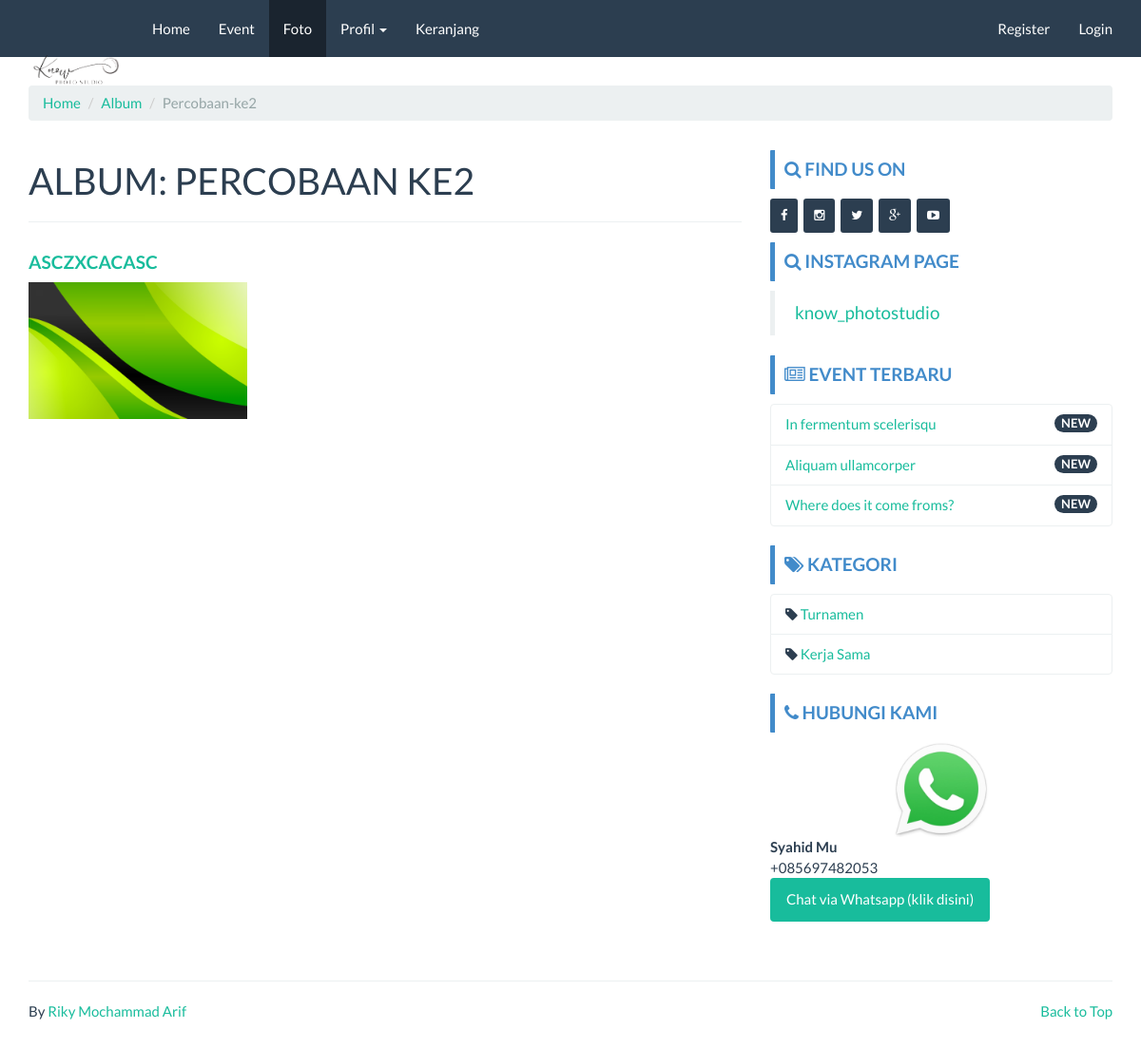
Page /gallery/read/percobaan-ke2 on the committed database.
### tables this page shows
CREATE TABLE `company` (
  `id_company` int(11) NOT NULL,
  `company_name` varchar(100) NOT NULL,
  `company_desc` text NOT NULL,
  `company_address` text NOT NULL,
  `company_maps` text NOT NULL,
  `company_phone` char(30) NOT NULL,
  `company_phone2` char(30) NOT NULL,
  `company_fax` char(30) NOT NULL,
  `company_email` char(30) NOT NULL,
  `foto` text NOT NULL,
  `foto_type` char(10) NOT NULL,
  `created` datetime NOT NULL DEFAULT current_timestamp(),
  `modified` datetime DEFAULT NULL,
  `created_by` char(50) NOT NULL,
  `modified_by` char(50) NOT NULL
);

CREATE TABLE `foto` (
  `id_foto` int(11) NOT NULL,
  `album_id` int(11) NOT NULL,
  `nama_foto` char(100) NOT NULL,
  `slug_foto` char(100) NOT NULL,
  `foto` text NOT NULL,
  `created_by` char(20) NOT NULL,
  `created_at` datetime NOT NULL DEFAULT current_timestamp(),
  `modified_by` char(20) NOT NULL,
  `modified_at` datetime DEFAULT NULL ON UPDATE current_timestamp()
);

CREATE TABLE `event` (
  `id_event` int(11) NOT NULL,
  `nama_event` varchar(100) NOT NULL,
  `slug_event` varchar(100) DEFAULT NULL,
  `deskripsi` text DEFAULT NULL,
  `kategori` int(11) DEFAULT NULL,
  `foto` text DEFAULT NULL,
  `foto_type` char(10) DEFAULT NULL,
  `created_at` datetime NOT NULL DEFAULT current_timestamp(),
  `created_by` char(50) NOT NULL,
  `modified_at` datetime DEFAULT NULL ON UPDATE current_timestamp(),
  `modified_by` char(50) NOT NULL
);

CREATE TABLE `kategori` (
  `id_kategori` int(11) NOT NULL,
  `nama_kategori` varchar(20) NOT NULL,
  `slug_kat` varchar(20) NOT NULL,
  `created_by` char(50) NOT NULL,
  `created_at` datetime NOT NULL DEFAULT current_timestamp(),
  `modified_by` char(50) NOT NULL,
  `modified_at` datetime DEFAULT NULL ON UPDATE current_timestamp()
);

CREATE TABLE `kontak` (
  `id_kontak` int(11) NOT NULL,
  `nama_kontak` char(50) NOT NULL,
  `nohp` char(50) NOT NULL,
  `created_by` char(50) NOT NULL,
  `created_at` datetime NOT NULL DEFAULT current_timestamp(),
  `modified_by` char(50) NOT NULL,
  `modified_at` datetime DEFAULT NULL ON UPDATE current_timestamp()
);

### application/controllers/Gallery.php (called while the page is built, shortened)
<?php
class Gallery extends CI_Controller {
	function __construct()
  {
		$this->load->helper('clean');
		$this->load->model('Album_model');
		$this->load->model('Company_model');
		$this->load->model('Event_model');
		$this->load->model('Foto_model');
		$this->load->model('Kategori_model');
		$this->load->model('Kontak_model');
		$this->data['company_data'] 			= $this->Company_model->get_by_company();
		$this->data['event_sidebar'] 			= $this->Event_model->get_all_sidebar();
		$this->data['kategori_sidebar'] 	= $this->Kategori_model->get_all();
		$this->data['kontak_sidebar'] 		= $this->Kontak_model->get_all();
  }
	public function read($id)
	{
		$row = $this->Album_model->get_by_id_front($id)->row();
		if ($row)
    {
			$this->data['title'] 						= 'Album '.$row->nama_album;
    	$this->data['album_detail']     = $this->Album_model->get_by_id_front($id)->result();
			$this->load->view('front/album/foto', $this->data);
    }
	}
}

### index.php (called while the page is built, shortened)
<?php
require_once BASEPATH.'core/CodeIgniter.php';

### application/models/Company_model.php (called while the page is built, shortened)
<?php  if ( ! defined('BASEPATH')) exit('No direct script access allowed');
class Company_model extends CI_Model
{
  public $table = 'company';
  function get_by_company()
  {
    $this->db->where('id_company', '1');
    return $this->db->get($this->table)->row();
  }
}

### application/helpers/clean_helper.php (called while the page is built, shortened)
<?php
function clean2($string)
{
 $c       = array (',','-');
 $string  = str_replace($c, ' ', $string);
 return $string;
}
?>

### application/models/Album_model.php (called while the page is built, shortened)
<?php  if ( ! defined('BASEPATH')) exit('No direct script access allowed');
class Album_model extends CI_Model
{
  public $table = 'album';
  function get_by_id_front($id)
  {
    $this->db->join('foto', 'album.id_album = foto.album_id');
    $this->db->where('album.slug_album', $id);
    return $this->db->get($this->table);
  }
}

### application/models/Event_model.php (called while the page is built, shortened)
<?php  if ( ! defined('BASEPATH')) exit('No direct script access allowed');
class Event_model extends CI_Model
{
  public $table = 'event';
  public $id    = 'id_event';
  public $order = 'DESC';
  function get_all_sidebar()
  {
    $this->db->limit(3);
    $this->db->order_by($this->id, $this->order);
    return $this->db->get($this->table)->result();
  }
}

### application/models/Kategori_model.php (called while the page is built, shortened)
<?php  if ( ! defined('BASEPATH')) exit('No direct script access allowed');
class Kategori_model extends CI_Model
{
  public $table = 'kategori';
  function get_all()
  {
    return $this->db->get($this->table)->result();
  }
}

### application/models/Kontak_model.php (called while the page is built, shortened)
<?php  if ( ! defined('BASEPATH')) exit('No direct script access allowed');
class Kontak_model extends CI_Model
{
  public $table = 'kontak';
  function get_all()
  {
    return $this->db->get($this->table)->result();
  }
}

### application/views/front/modul/mod_event.php (the view)
<div class="bs-callout bs-callout-primary mt-3">
  <h4><i class="fa fa-newspaper-o"></i> Event Terbaru</h4>
</div>
<ul class="list-group">
  <?php
  foreach ($event_sidebar as $event_sidebar) {
  ?>
    <li class="list-group-item">
      <span class="badge">NEW</span>
      <?php echo anchor('event/read/' . $event_sidebar->slug_event . '', '' . $event_sidebar->nama_event . '') ?>
    </li>
  <?php } ?>
</ul>

### application/views/front/navbar.php (shortened to what this page needs)
<nav class="navbar navbar-default navbar-fixed-top">
  <div class="container">
    <div class="navbar-header">
      <a class="navbar-brand" href="<?php echo base_url() ?>">
        <img src="<?php echo base_url('assets/images/company/').$company_data->foto.$company_data->foto_type ?>" alt="<?php echo $company_data->company_name ?>" width="100px">
      </a>
    </div>
    <div class="collapse navbar-collapse" id="bs-example-navbar-collapse-1">
      <ul class="nav navbar-nav">
        <li class="<?php if($this->uri->segment(1) == ""){echo "active";} ?>">
          <a href="<?php echo base_url() ?>">Home </a>
        </li>
        <li class="<?php if($this->uri->segment(1) == "event"){echo "active";} ?>">
          <a href="<?php echo base_url('event') ?>"> Event</a>
        </li>
        <li class="<?php if($this->uri->segment(1) == "gallery"){echo "active";} ?>">
          <a href="<?php echo base_url('gallery/album') ?>"> Foto</a>
        </li>
        <li class="dropdown <?php if($this->uri->segment(1) == "about" or $this->uri->segment(1) == "contact"){echo "active";} ?>">
          <a href="#" class="dropdown-toggle" data-toggle="dropdown" role="button" aria-haspopup="true" aria-expanded="false">Profil <span class="caret"></span></a>
        </li>
        <li class="<?php if($this->uri->segment(1) == "cart" && $this->uri->segment(2) == ""){echo "active";} ?>">
          <a href="<?php echo base_url('cart') ?>"> Keranjang</a>
        </li>
      </ul>
      <?php if($this->session->userdata('usertype') != NULL){ ?>
        <ul class="nav navbar-nav navbar-right">
          <li class="dropdown">
            <a href="#" class="dropdown-toggle" data-toggle="dropdown" role="button" aria-haspopup="true" aria-expanded="false">Hi, <?php echo $this->session->userdata('username') ?> <span class="caret"></span></a>
            <ul class="dropdown-menu">
              <li><a href="<?php echo base_url('cart/history') ?>">Riwayat Booking</a></li>
              <li><a href="<?php echo base_url('auth/edit_profil/').$this->session->userdata('user_id') ?>">Edit Profil</a></li>
              <li><a href="<?php echo base_url('auth/profil') ?>">Profil Saya</a></li>
              <li role="separator" class="divider"></li>
              <li><a href="<?php echo base_url('auth/logout') ?>">Logout</a></li>
            </ul>
          </li>
        </ul>
      <?php }else{ ?>
        <ul class="nav navbar-nav navbar-right">
          <li><a href="<?php echo base_url('auth/register') ?>">Register</a></li>
          <li><a href="<?php echo base_url('auth/login') ?>">Login</a></li>
        </ul>
      <?php } ?>
    </div>
  </div>
</nav>

### application/views/front/album/foto.php (shortened to what this page needs)
<?php $this->load->view('front/header'); ?>
<?php $this->load->view('front/navbar'); ?>
<div class="container">
	<ol class="breadcrumb">
		<li><a href="<?php echo base_url() ?>">Home</a></li>
		<li><a href="<?php echo base_url('gallery/album') ?>">Album</a></li>
		<li class="active"><?php echo ucfirst($this->uri->segment(3)) ?></li>
	</ol>
	<div class="row">
		<div class="col-md-8"><h1>ALBUM: <?php echo strtoupper(clean2(ucfirst($this->uri->segment(3)))) ?></h1><hr>
			<div class="row">
				<?php foreach($album_detail as $foto){ ?>
	        <div class="col-md-4">
						<h4><a href="#"><?php echo $foto->nama_foto ?></a></h4>
						<?php
						if(empty($foto->foto)) {echo "<img id='zoom-image' class='img-responsive' src='".base_url()."assets/images/no_image_thumb.png'>";}
						else { echo " <img id='zoom-image' class='img-responsive' src='".base_url()."assets/images/foto/".$foto->foto."'> ";}
						?>
					</div>
				<?php } ?>
			</div>
		</div>
		<?php $this->load->view('front/sidebar'); ?>
	</div>
</div>

### application/views/front/modul/mod_kategori.php (shortened to what this page needs)
<div class="bs-callout bs-callout-primary"><h4><i class="fa fa-tags"></i> Kategori</h4></div>
<ul class="list-group">
  <?php
  foreach ($kategori_sidebar as $kategori_sidebar)
  {
  ?>
  <li class="list-group-item">
    <i class="fa fa-tag"></i> <?php echo anchor('event/kategori/'.$kategori_sidebar->slug_kat.'',''.$kategori_sidebar->nama_kategori.'') ?>
  </li>
  <?php } ?>
</ul>

### application/views/front/modul/mod_cs.php
<div class="bs-callout bs-callout-primary"><h4><i class="fa fa-phone"></i> Hubungi Kami</h4></div>
<ul class="list-group">
  <div align="center"><img src="<?php echo base_url('assets/images/wa.jpg') ?>" width="100px"></div>
  <?php foreach($kontak_sidebar as $kontak){?>
    <b><?php echo $kontak->nama_kontak ?></b><br>
    +<?php echo $kontak->nohp ?><br>
    <a href="https://api.whatsapp.com/send?phone=+<?php echo $kontak->nohp ?>&text=Hi%20Gan,%20Saya%20mau%20booking%20paket">
      <button class="btn btn-success" type="submit" name="button">Chat via Whatsapp (klik disini)</button>
    </a><br><br>
  <?php } ?>
</ul>

### assets/template/frontend/css/custom.css (style rules this page uses)
h4 { font-weight: bold; text-transform: uppercase; }
.bs-callout { padding: 10px; margin-top: 10px; margin-bottom: 10px; border: 0px solid #eee; border-left-width: 5px; border-radius: 1px; }
.bs-callout h4 { margin-top: 0; margin-bottom: 0px; }
.bs-callout-primary { border-left-color: #428bca; }
.bs-callout-primary h4 { color: #428bca; }
a:hover, a:visited, a:link, a:active { text-decoration: none; }
#zoom-image { cursor: zoom-in; }

### rows in the picture
company: foto+foto_type (picture)
foto: nama_foto "ASCZXCACASC", foto (picture)
event: slug_event+nama_event "In fermentum scelerisqu"
event: slug_event+nama_event "Aliquam ullamcorper"
event: slug_event+nama_event "Where does it come froms?"
kategori: slug_kat+nama_kategori "Turnamen"
kategori: slug_kat+nama_kategori "Kerja Sama"
kontak: nama_kontak "Syahid Mu", nohp "085697482053"

### other values in the picture
$this->uri->segment(3) "Percobaan-ke2"
clean2(ucfirst($this->uri->segment(3))) "PERCOBAAN KE2"
